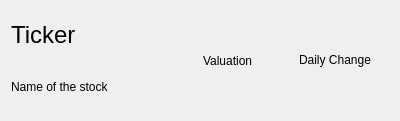
<?xml version="1.0" encoding="UTF-8"?>
<ui version="4.0">
 <class>WatchlistWidgetStock</class>
 <widget class="QWidget" name="WatchlistWidgetStock">
  <property name="geometry">
   <rect>
    <x>0</x>
    <y>0</y>
    <width>400</width>
    <height>121</height>
   </rect>
  </property>
  <property name="sizePolicy">
   <sizepolicy hsizetype="Expanding" vsizetype="Preferred">
    <horstretch>0</horstretch>
    <verstretch>0</verstretch>
   </sizepolicy>
  </property>
  <property name="windowTitle">
   <string>Form</string>
  </property>
  <layout class="QHBoxLayout" name="horizontalLayout">
   <item>
    <layout class="QVBoxLayout" name="verticalLayout">
     <item>
      <widget class="QLabel" name="label">
       <property name="font">
        <font>
         <pointsize>18</pointsize>
        </font>
       </property>
       <property name="text">
        <string>Ticker</string>
       </property>
      </widget>
     </item>
     <item>
      <widget class="QLabel" name="label_2">
       <property name="text">
        <string>Name of the stock</string>
       </property>
      </widget>
     </item>
    </layout>
   </item>
   <item>
    <layout class="QHBoxLayout" name="horizontalLayout_2">
     <item>
      <widget class="QLabel" name="label_3">
       <property name="text">
        <string>Valuation</string>
       </property>
      </widget>
     </item>
     <item>
      <widget class="QLabel" name="label_4">
       <property name="maximumSize">
        <size>
         <width>16777215</width>
         <height>30</height>
        </size>
       </property>
       <property name="styleSheet">
        <string notr="true">QLabel {
	background-color: &quot;gray&quot;;
}</string>
       </property>
       <property name="text">
        <string>Daily Change</string>
       </property>
      </widget>
     </item>
    </layout>
   </item>
  </layout>
 </widget>
 <resources/>
 <connections/>
</ui>
